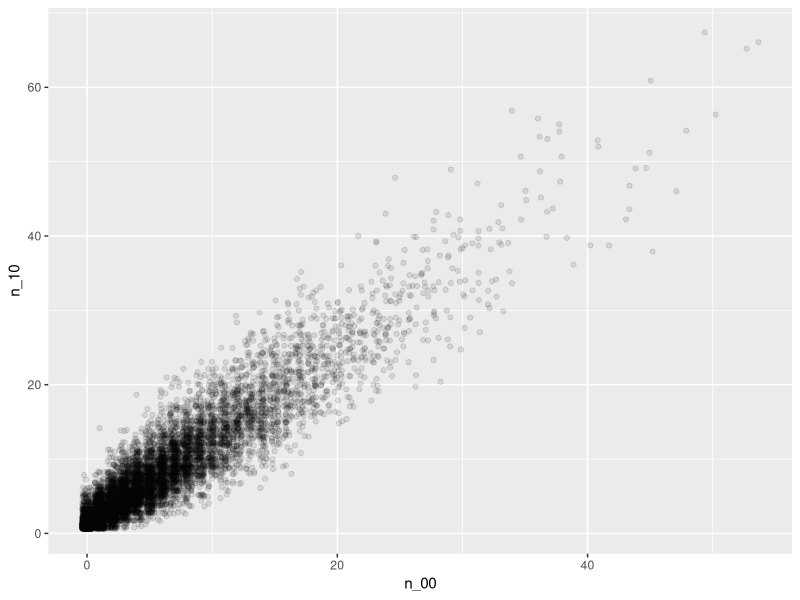

Here is the R script that generated this plot:
library(stringr)
library(tidyverse)

n_sim <- 10000
max_len <- 500

simulate_coin <- function(n_throws) {
  z <- sample(x = c(0L, 1L), replace = TRUE, size = max_len) 
  z_txt <- paste0(z, collapse = "")
  return(z_txt)
}

experiments <- tibble(len = rep(max_len, times = n_sim))

wait_for <- "10111"
experiments <- mutate(experiments, x = map(len, simulate_coin))
experiments <- mutate(experiments, 
        first_pos = str_locate(x, wait_for)[, 2])

experiments <- mutate(experiments, x_sub = str_sub(x, end = first_pos))

experiments <- mutate(experiments, 
                      n_10 = str_count(x_sub, "10"), 
                      n_00 = str_count(x_sub, "00"))
ggplot(data = experiments) + geom_jitter(aes(x = n_00, y = n_10), alpha = 0.1) 


